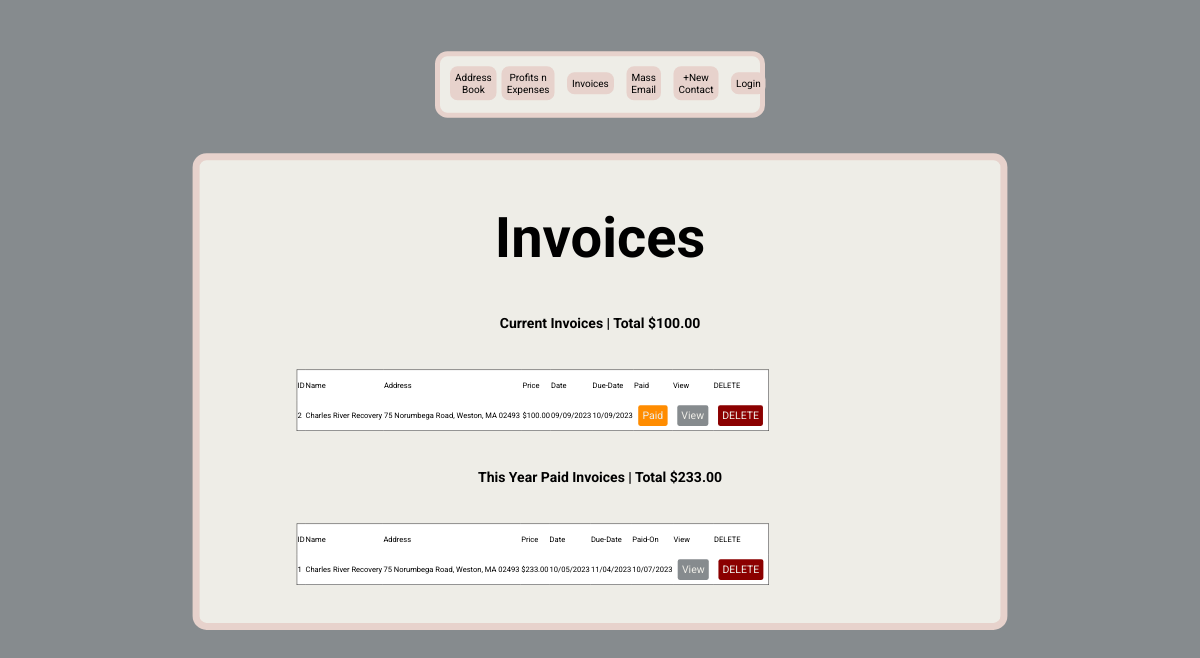
Screenshot of /invoice-list with the database file from the repository.
### main.py (models this page shows)
class InvoiceTable(db.Model):
    __tablename__ = 'invoice_table'
    id = db.Column(db.Integer, primary_key=True)
    facility = db.Column(db.String(250))
    street = db.Column(db.String(250))
    town = db.Column(db.String(250))
    state = db.Column(db.String(250))
    zip_code = db.Column(db.String(250))
    date = db.Column(db.String(250))
    due_date = db.Column(db.String(250))
    price = db.Column(db.String(250))
    title = db.Column(db.String(250))
    description = db.Column(db.String(250))
    paid = db.Column(db.Boolean, default=False)
    paid_on = db.Column(db.String(250))
    data_base_id = db.Column(db.Integer, db.ForeignKey('database.id'))

### main.py (the view)
@app.route('/invoice-list', methods=['GET', 'POST'])
def invoice_list():
    invoice_items = invoices_by_year_total(InvoiceTable, OrderedDict)
    this_year_paid_invoices = invoice_items[0]
    current_invoices = invoice_items[1]
    overdue_invoices = invoice_items[2]
    future_invoices = invoice_items[3]
    this_year_paid_total = invoice_items[4]
    current_total = invoice_items[5]
    overdue_total = invoice_items[6]
    future_total = invoice_items[7]
    paid_invoices_by_year = invoice_items[8]
    yearly_totals = invoice_items[9]
    return render_template('invoice-list.html', this_year_paid_invoices=this_year_paid_invoices,
                           current_invoices=current_invoices, overdue_invoices=overdue_invoices,
                           this_year_paid_total=this_year_paid_total, overdue_total=overdue_total,
                           current_total=current_total, future_invoices=future_invoices,
                           future_total=future_total, paid_invoices_by_year=paid_invoices_by_year,
                           yearly_totals=yearly_totals)

### resources.py (called while the page is built)
def format_float_as_string(num):
    formatted_str = '{:.2f}'.format(num)
    integer_part, fractional_part = formatted_str.split('.')
    if len(fractional_part) == 1:
        return f"{integer_part}.{fractional_part}0"
    return formatted_str

### templates/invoice-list.html (shortened to what this page needs)
{% include "header.html" %}
<body>
    <div class="libraryItemsContainer tableItemsBtn">
        <div class="formContainerColumn tableContainer">
            <h1>Invoices</h1>
            {% if current_invoices[0] %}
                <h2>Current Invoices | Total ${{ current_total }}</h2>
                <div class="tableBtnContainer">
                    <table class="tableContent">
                        <tr>
                            <td>ID</td>
                            <td>Name</td>
                            <td>Address</td>
                            <td>Price</td>
                            <td>Date</td>
                            <td>Due-Date</td>
                            <td>Paid</td>
                            <td>View</td>
                            <td>DELETE</td>
                        </tr>
                        {% for invoice in current_invoices %}
                            <tr data-href="{{ url_for('invoice', invoice_id=invoice.id) }}">
                                <td>{{ invoice.id }}</td>
                                <td>{{ invoice.facility }}</td>
                                <td>
                                    {{ invoice.street }}, {{ invoice.town }},
                                    {{ invoice.state }} {{ invoice.zip_code }}
                                </td>
                                <td>${{ invoice.price }}</td>
                                <td>{{ invoice.date }}</td>
                                <td>{{ invoice.due_date }}</td>
                                <td><a class="editBtn" href="{{ url_for('commit_edit', id=invoice.id, field='paid') }}">Paid</a></td>
                                <td><a class="editBtn greyBtn" href="{{ url_for('invoice', invoice_id=invoice.id) }}">View</a></td>
                                <td><a class="delete" href="{{ url_for('confirm_page', id=invoice.id, field='invoice') }}">DELETE</a></td>
                            </tr>
                        {% endfor %}
                    </table>
                </div>
            {% endif %}
            <h2>This Year Paid Invoices | Total ${{ this_year_paid_total }}</h2>
            <div class="tableBtnContainer">
                <table class="tableContent">
                    <tr>
                        <td>ID</td>
                        <td>Name</td>
                        <td>Address</td>
                        <td>Price</td>
                        <td>Date</td>
                        <td>Due-Date</td>
                        <td>Paid-On</td>
                        <td>View</td>
                        <td>DELETE</td>
                    </tr>
                    {% for invoice in this_year_paid_invoices %}
                        <tr data-href="{{ url_for('invoice', invoice_id=invoice.id) }}">
                            <td>{{ invoice.id }}</td>
                            <td>{{ invoice.facility }}</td>
                            <td>
                                {{ invoice.street }}, {{ invoice.town }},
                                {{ invoice.state }} {{ invoice.zip_code }}
                            </td>
                            <td>${{ invoice.price }}</td>
                            <td>{{ invoice.date }}</td>
                            <td>{{ invoice.due_date }}</td>
                            <td>{{ invoice.paid_on }}</td>
                            <td><a class="editBtn greyBtn" href="{{ url_for('invoice', invoice_id=invoice.id) }}">View</a></td>
                            <td><a class="delete" href="{{ url_for('confirm_page', id=invoice.id, field='invoice') }}">DELETE</a></td>
                        </tr>
                    {% endfor %}
                </table>
            </div>
        </div>
    </div>
</body>
</html>

### static/css/stylesheet.css (style rules this page uses)
html, body { overflow-x: hidden; font-family: 'Roboto', sans-serif; }
body { background-color: #868B8E; font-family: 'Roboto', sans-serif; box-sizing: border-box; }
h1 { font-size: 80px; text-align: center; }
.formContainerColumn { display: flex; flex-direction: column; width: 65%; min-width: 475px; margin-bottom: 20px; margin-top: 20px; margin-left: auto; margin-right: auto; background-color: #EEEDE7; border-radius: 20px; border: 10px solid #E7D2CC; min-height: 100px; }
h2 { font-size: 40px; margin: 10px; }
.libraryItemsContainer { display: flex; flex-wrap: wrap; justify-content: space-evenly; align-items: center; margin: 10px; }
.delete { font-size: 25px; background-color: darkred; color: #EEEDE7; border: #868B8E; border-radius: 5px; padding: 10px; margin: 10px; text-decoration: none; width: 90px; text-align: center; }
.editBtn { font-size: 25px; background-color: darkorange; color: #EEEDE7; border: #868B8E; border-radius: 5px; padding: 10px; margin: 10px; text-decoration: none; width: 90px; text-align: center; }
h2 { text-align: center; font-size: 35px; }
.tableContainer { padding: 10px; width: 98%; display: flex; }
.tableContent { background-color: white; font-size: 18px; border: 1px solid black; border-collapse: collapse; width: 100%; }
.tableContent td { height: 70px; }
.tableBtnContainer { display: flex; margin: 15px 0px; }
.greyBtn { background-color: #868B8E; }
@media only screen and (max-width: 1200px) { h2 { font-size: 20px; } }
@media only screen and (max-width: 1200px) { .tableBtnContainer { transform: scale(.6); } }
@media only screen and (max-width: 1200px) { .tableContent { margin-left: -160px; } }
@media only screen and (max-width: 1200px) { .formContainerColumn { transform: scale(.7); margin-top: -120px; } }

### rows the page displays
InvoiceTable: id "2", facility "Charles River Recovery", street "75 Norumbega Road", town "Weston", state "MA", zip_code "02493", price "100.00", date "09/09/2023", due_date "10/09/2023"
InvoiceTable: id "1", facility "Charles River Recovery", street "75 Norumbega Road", town "Weston", state "MA", zip_code "02493", price "233.00", date "10/05/2023", due_date "11/04/2023", paid_on "10/07/2023"

### other values shown
{{ current_total }} "100.00"
{{ this_year_paid_total }} "233.00"
